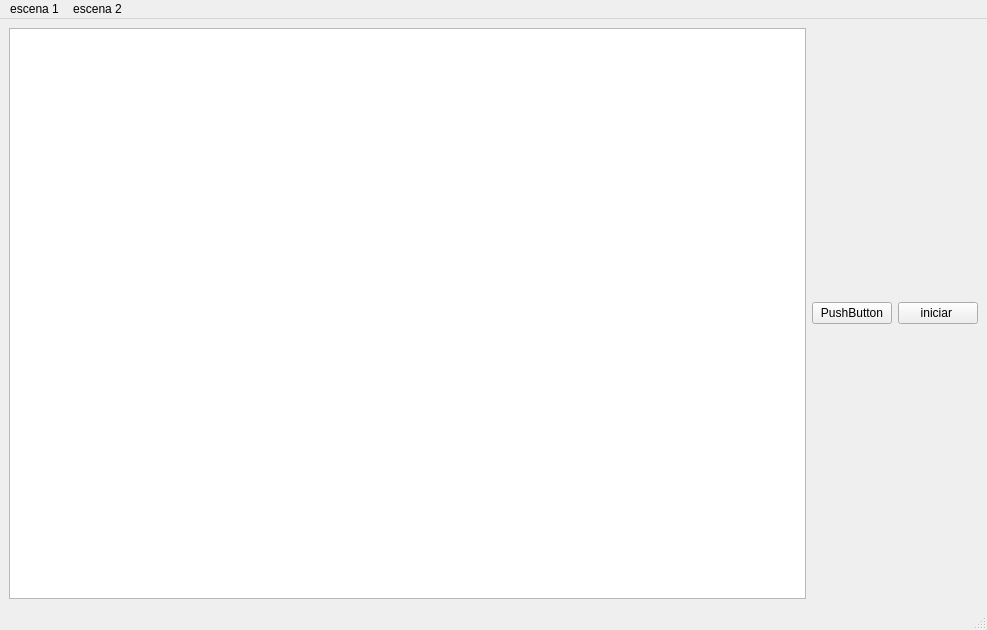
<?xml version="1.0" encoding="UTF-8"?>
<ui version="4.0">
 <class>MainWindow</class>
 <widget class="QMainWindow" name="MainWindow">
  <property name="geometry">
   <rect>
    <x>0</x>
    <y>0</y>
    <width>987</width>
    <height>630</height>
   </rect>
  </property>
  <property name="windowTitle">
   <string>MainWindow</string>
  </property>
  <widget class="QWidget" name="centralwidget">
   <layout class="QHBoxLayout" name="horizontalLayout">
    <item>
     <layout class="QVBoxLayout" name="verticalLayout"/>
    </item>
    <item>
     <widget class="PropQGraphicsView" name="graphicsView"/>
    </item>
    <item>
     <widget class="QPushButton" name="pushButton_2">
      <property name="text">
       <string>PushButton</string>
      </property>
     </widget>
    </item>
    <item>
     <widget class="QPushButton" name="pushButton">
      <property name="text">
       <string>iniciar </string>
      </property>
     </widget>
    </item>
   </layout>
  </widget>
  <widget class="QMenuBar" name="menubar">
   <property name="geometry">
    <rect>
     <x>0</x>
     <y>0</y>
     <width>987</width>
     <height>21</height>
    </rect>
   </property>
   <widget class="QMenu" name="menuescena_1">
    <property name="title">
     <string>escena 1</string>
    </property>
    <addaction name="actionCambio"/>
   </widget>
   <widget class="QMenu" name="menuescena_2">
    <property name="title">
     <string>escena 2</string>
    </property>
   </widget>
   <addaction name="menuescena_1"/>
   <addaction name="menuescena_2"/>
  </widget>
  <widget class="QStatusBar" name="statusbar"/>
  <action name="actionCambio">
   <property name="text">
    <string>Cambio</string>
   </property>
  </action>
 </widget>
 <customwidgets>
  <customwidget>
   <class>PropQGraphicsView</class>
   <extends>QGraphicsView</extends>
   <header>PropQGraphicsView.h</header>
  </customwidget>
 </customwidgets>
 <resources/>
 <connections/>
</ui>
